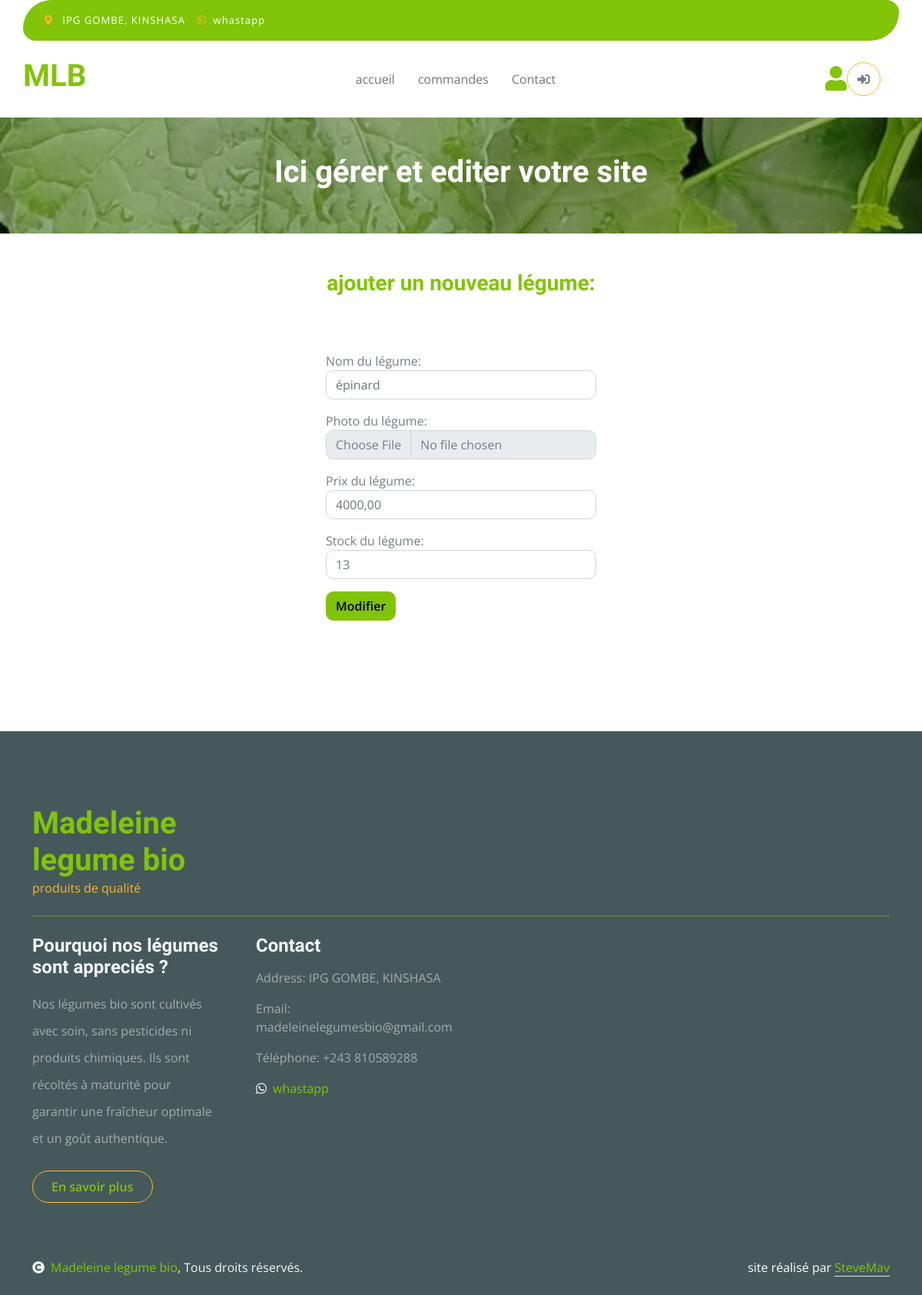
/accounts/editvegetable/1/, run on the app's committed database.
### vegetable_shop/models.py (models this page shows, shortened)
class Vegetable(models.Model):
       name = models.CharField(max_length=100)
       description = models.TextField()
       picture = models.ImageField(upload_to='pictures', blank=True)
       price = models.DecimalField(max_digits=10, decimal_places=2)
       stock = models.IntegerField()
       date_add = models.DateTimeField(auto_now_add=True)

### accounts/views.py (the view, shortened to what this page needs)
# urls.py: path('editvegetable/<int:vegetable_id>/', views.edit_vegetable, name='edit_vegetable'),
def edit_vegetable(request, vegetable_id):
    vegetable = get_object_or_404(Vegetable, id=vegetable_id)
    total_commands = Command.objects.filter(statut='En cours').count()
    return render(request, 'accounts/edit_vegetable.html', {'vegetable': vegetable, 'total_commands': total_commands})

### accounts/templates/accounts/edit_vegetable.html (shortened to what this page needs)
{% load static %}
<!DOCTYPE html>
<html lang="en">
    <head>
        <link rel="stylesheet" href="https://use.fontawesome.com/releases/v5.15.4/css/all.css"/>
        <link href="https://cdn.jsdelivr.net/npm/bootstrap-icons@1.4.1/font/bootstrap-icons.css" rel="stylesheet">
        <link href="https://cdnjs.cloudflare.com/ajax/libs/animate.css/4.1.1/animate.min.css" rel="stylesheet">
        <link href="https://unpkg.com/aos@2.3.1/dist/aos.css" rel="stylesheet">
        <link href="{% static 'css/bootstrap.min.css' %}" rel="stylesheet">
        <link href="{% static 'css/style.css' %}" rel="stylesheet">
    </head>
    <body>
        <div class="container-fluid fixed-top">
            <div class="container topbar bg-primary d-none d-lg-block">
                <div class="d-flex justify-content-between">
                    <div class="top-info ps-2">
                        <small class="me-3"><i class="fas fa-map-marker-alt me-2 text-secondary"></i> <a href="#" class="text-white">IPG GOMBE, KINSHASA</a></small>
                        <small class="me-3"><i class="fab fa-whatsapp me-2 text-secondary"></i><a href="https://wa.me/243810589288" class="text-white">whastapp</a></small>
                    </div>
                </div>
            </div>
            <div class="container px-0">
                <nav class="navbar navbar-light bg-white navbar-expand-xl">
<a href="/" class="navbar-brand"><h2 class="text-primary display-6 animate__animated animate__fadeInLeft">MLB</h2></a>
                    <div class="collapse navbar-collapse bg-white" id="navbarCollapse">
                        <div class="navbar-nav mx-auto">
                            <a href="{% url 'vegetable_shop:index' %}" class="nav-item nav-link animate__animated animate__fadeInDown">accueil</a>
                            {% if user.is_staff %}
                            <a href="{% url 'accounts:seeallcommands' %}" class="nav-item nav-link animate__animated animate__fadeInDown" style="animation-delay: 0.1s;">commandes({{total_commands}})</a>
                            {% else %}
                            <a href="{% url 'vegetable_shop:commands' %}" class="nav-item nav-link animate__animated animate__fadeInDown" style="animation-delay: 0.1s;">commandes</a>
                            {% endif %}
                            <a href="{% url 'vegetable_shop:contact' %}" class="nav-item nav-link animate__animated animate__fadeInDown" style="animation-delay: 0.2s;">Contact</a>
                        </div>
                        <div class="d-flex m-3 me-0">
                            {% if user.is_staff %}
                            <a href="{% url 'accounts:add_user_staff' %}" class="my-auto">
                                <i class="fas fa-user fa-2x"></i>
                            </a>
                            {% else %}
                            <a href="{% url 'accounts:seecommands' %}" class="my-auto">
                                <i class="fas fa-user fa-2x"></i>
                            </a>
                            {% endif %}
                            {% if user.is_authenticated %}
                                {% with icon='fas fa-sign-out-alt' %}
                                    <a href="{% url 'accounts:logout' %}" class="btn-search btn border border-secondary btn-md-square rounded-circle bg-white me-4">
                                        <i class="{{ icon }}"></i>
                                    </a>
                                {% endwith %}
                            {% else %}
                                {% with icon='fas fa-sign-in-alt' %}
                                    <a href="{% url 'accounts:login' %}" class="btn-search btn border border-secondary btn-md-square rounded-circle bg-white me-4">
                                        <i class="{{ icon }}"></i>
                                    </a>
                                {% endwith %}
                            {% endif %}
                        </div>
                    </div>
                </nav>
            </div>
        </div>
                <div class="container-fluid page-header py-5">
                    <h1 class="text-center text-white display-6">Ici gérer et editer votre site</h1>
                </div>
                <div class="container-fluid py-5" id="form-commands">
                    <h3 class="text-center text-primary">ajouter un nouveau légume:</h3>
                    <div class="container py-5">
                        <form method="post" enctype="multipart/form-data">
                            <div class="form-group mt-3">
                                <label for="name">Nom du légume:</label>
                                <input type="text" class="form-control" id="name" name="name" placeholder="{{vegetable.name}}">
                            </div>
                            <div class="form-group mt-3">
                                <label for="picture">Photo du légume:</label>
                                <input type="file" class="form-control" id="picture" name="picture">
                            </div>
                            <div class="form-group mt-3">
                                <label for="price">Prix du légume:</label>
                                <input type="number" class="form-control" id="price" name="price" placeholder="{{vegetable.price}}">
                            </div>
                            <div class="form-group mt-3">
                                <label for="stock">Stock du légume:</label>
                                <input type="number" class="form-control" id="stock" name="stock" placeholder="{{vegetable.stock}}">
                            </div>
                            <button type="submit" class="btn btn-primary mt-3">Modifier</button>
                        </form>
                    </div>
                </div>
        <div class="container-fluid bg-dark text-white-50 footer pt-5 mt-5">
            <div class="container py-5">
                <div class="pb-4 mb-4" style="border-bottom: 1px solid rgba(226, 175, 24, 0.5) ;">
                    <div class="row g-4">
                        <div class="col-lg-3">
                            <a href="#">
                                <h1 class="text-primary mb-0">Madeleine legume bio</h1>
                                <p class="text-secondary mb-0">produits de qualité</p>
                            </a>
                        </div>
                    </div>
                </div>
                <div class="row g-5">
                    <div class="col-lg-3 col-md-6">
                        <div class="footer-item">
                            <h4 class="text-light mb-3">Pourquoi nos légumes sont appreciés ?</h4>
                            <p class="mb-4">Nos légumes bio sont cultivés avec soin, sans pesticides ni produits chimiques. Ils sont récoltés à maturité pour garantir une fraîcheur optimale et un goût authentique.</p>
                            <a href="/commande" class="btn border-secondary py-2 px-4 rounded-pill text-primary">En savoir plus</a>
                        </div>
                    </div>
                    <div class="col-lg-3 col-md-6">
                        <div class="footer-item">
                            <h4 class="text-light mb-3">Contact</h4>
                            <p>Address: IPG GOMBE, KINSHASA</p>
                            <p>Email: madeleinelegumesbio@gmail.com</p>
                            <p>Téléphone: +243 810589288</p>
                            <a href="https://wa.me/243810589288"><i class="fab fa-whatsapp text-light me-2"></i>whastapp</a>
                        </div>
                    </div>
                </div>
            </div>
        </div>
        <div class="container-fluid copyright bg-dark py-4">
            <div class="container">
                <div class="row">
                    <div class="col-md-6 text-center text-md-start mb-3 mb-md-0">
                         <span class="text-light"><a href="{% url 'vegetable_shop:contact' %}"><i class="fas fa-copyright text-light me-2"></i>Madeleine legume bio</a>, Tous droits réservés.</span>                    </div>
                    <div class="col-md-6 my-auto text-center text-md-end text-white">
                        site réalisé par <a class="border-bottom" href="https://stevemav.github.io/portfolio/">SteveMav</a>
                    </div>
                </div>
            </div>
        </div>
</body>
</html>

### static/css/style.css (style rules this page uses)
.btn { font-weight: 600; transition: .5s; }
.btn-md-square { width: 44px; height: 44px; }
.btn-square, .btn-sm-square, .btn-md-square, .btn-lg-square { padding: 0; display: flex; align-items: center; justify-content: center; font-weight: normal; }
.btn.border-secondary { transition: 0.5s; }
.fixed-top { transition: 0.5s; background: var(--bs-white); border: 0; }
.topbar { padding: 20px; border-radius: 230px 100px; }
.topbar .top-info { font-size: 15px; line-height: 0; letter-spacing: 1px; display: flex; align-items: center; }
.navbar .navbar-nav .nav-link { padding: 10px 15px; font-size: 16px; transition: .5s; }
.navbar { height: 100px; border-bottom: 1px solid rgba(255, 255, 255, .1); }
.page-header { position: relative; background: linear-gradient(rgba(0, 0, 0, 0.3), rgba(0, 0, 0, 0.3)), url("/static/images/cart-page-header-img.jpg"); background-position: center center; background-repeat: no-repeat; background-size: cover; }
#form-commands { width: 400px; }
@media (min-width: 992px) { .hero-header, .page-header { margin-top: 152px !important; } }
.footer .footer-item p.mb-4 { line-height: 35px; }

### accounts/templates/accounts/edit_vegetable.html (style rules this page uses)
#form-commands { width: 400px; }

### data on the page
Vegetable: name "épinard", price "4000,00", stock "13"
